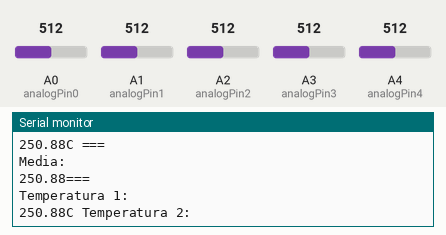
This sketch was run on a simulated Arduino Uno, built with avr-gcc and run on an emulated ATmega328P. Shown: the last lines printed to the serial monitor. Inputs (shaded band) come from the test bench; at power-on: A1 (analogPin1) = 512, A4 (analogPin4) = 512, A0 (analogPin0) = 512, A2 (analogPin2) = 512, A3 (analogPin3) = 512.

Above: at 3.3 s.
3.4 s: A1 (analogPin1) set to 212
At 4.2 s:
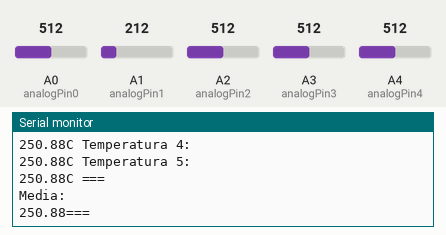
7.6 s: A1 (analogPin1) set to 189
At 8.5 s:
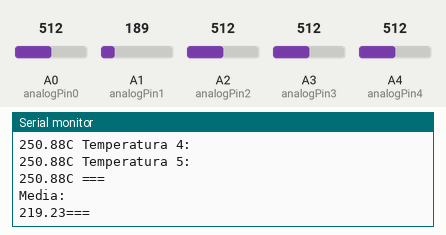
12.1 s: A4 (analogPin4) set to 216
At 13.7 s:
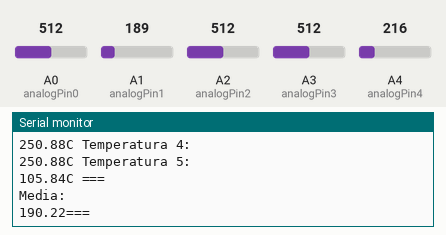
16.3 s: A4 (analogPin4) set to 186
At 17.3 s:
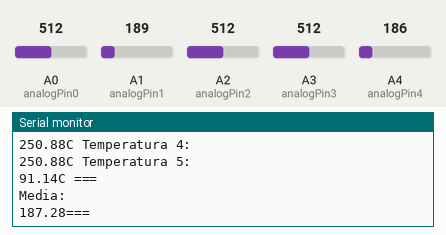
Timing chart, 0 to 18.8 s (numbered marks = the images above; inputs shaded):
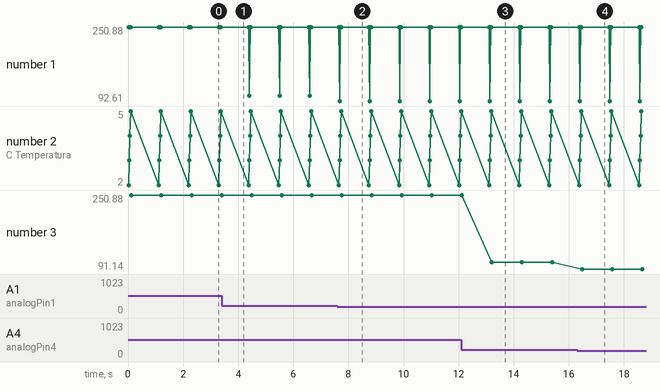

The sketch:

sensordetemperatura.ino
```cpp
int analogPin0 = A0;
int analogPin1 = A1;
int analogPin2 = A2;
int analogPin3 = A3;
int analogPin4 = A4;

int st1 = 0;
int st2 = 0;
int st3 = 0;
int st4 = 0;
int st5 = 0;

float t1 = 0;
float t2 = 0;
float t3 = 0;
float t4 = 0;
float t5 = 0;
float media = 0;
void setup() {
  Serial.begin(9600);
}

void loop() {
  st1 = analogRead(analogPin0);
  st2 = analogRead(analogPin1);
  st3 = analogRead(analogPin2);
  st4 = analogRead(analogPin3);
  st5 = analogRead(analogPin4);

  //Serial.println(readValue);
  t1 = (st1 * 0.0049);
  t1 = t1 * 100;
  Serial.println("Temperatura 1: ");
  Serial.print(t1);
  Serial.print("C ");

  t2 = (st2 * 0.0049);
  t2 = t2 * 100;
  Serial.println("Temperatura 2: ");
  Serial.print(t2);
  Serial.print("C ");

  t3 = (st3 * 0.0049);
  t3 = t3 * 100;
  Serial.println("Temperatura 3: ");
  Serial.print(t3);
  Serial.print("C ");

  t4 = (st4 * 0.0049);
  t4 = t4 * 100;
  Serial.println("Temperatura 4: ");
  Serial.print(t4);
  Serial.print("C ");

  t5 = (st5 * 0.0049);
  t5 = t5 * 100;
  Serial.println("Temperatura 5: ");
  Serial.print(t5);
  Serial.print("C ");
  Serial.println("===");
  Serial.println("Media: ");
  media = (t1+t2+t3+t4+t5)/5;
  Serial.print(media);
  Serial.println("===");
  Serial.println();


  delay(1000);

}
```

Measured:
- after the input at 7.6 s, the serial monitor: prints a new line after 0.08 s (image 2)
- after the input at 12.1 s, the serial monitor: prints a new line after 1.1 s (image 3)
- after the input at 16.3 s, the serial monitor: prints a new line after 0.18 s (image 4)
- plotted number 3: 250.88 → 105.84 after the input at 12.1 s, 105.84 → 91.14 after the input at 16.3 s
